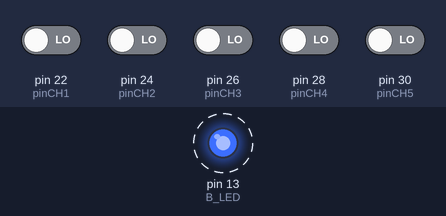
Bench run of a sketch on a simulated Arduino Mega 2560, built with avr-gcc and run on an emulated ATmega2560. Parts: output pins drawn as LEDs (lit = HIGH). Dashed ring = blinking. Inputs (shaded band) come from the test bench; at power-on: pin 22 (pinCH1), pin 24 (pinCH2), pin 26 (pinCH3), pin 28 (pinCH4), pin 30 (pinCH5) LOW. What the sketch prints to the serial monitor is not drawn.

Above: at 3.7 s.
Timing chart, 0 to 6.6 s (numbered marks = the images above):
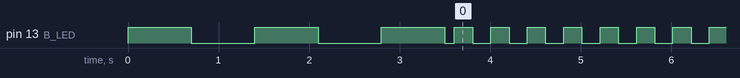

Measured:
- by itself, pin 13 (B_LED): goes LOW 0.70 s, HIGH 0.70 s, LOW 0.70 s, HIGH 0.70 s, LOW 0.11 s, 314 × (HIGH 0.20 s, LOW 0.20 s), then HIGH

The sketch:

dy_ArduinoMEGA_RCReceiver.ino
```cpp
/*
 * Module for Mobile & RC Receiver 6CH communication
 *   Created on: 28.04.2017
 *   by DubyOriginal
 *
 * ---------------------------------------------------------
 * -> Arduino MEGA ADK
 * -> FlySky Receiver 6CH
 *
 * ---------------------------------------------------------
 * source: USB mini 3.3V
 *
 * ---------------------------------------------------------
 * Programmer setup:
 *    - Tools -> Board -> Generic ESP8266 Module
 *    - CPU 80MHz, Flash 40MHz
 *    - Flash size: 4MB
 */

#include <Arduino.h>


// PINS (defined in BasicUtils)
//---------------------------------------------------------------
const int analogPin = 0;
const int B_LED = 13;
const int pinCH1 = 22;
const int pinCH2 = 24;
const int pinCH3 = 26;
const int pinCH4 = 28;
const int pinCH5 = 30;

// CONST
//---------------------------------------------------------------

// VAR
//---------------------------------------------------------------


//OTHER
//---------------------------------------------------------------
#define serial Serial

//**************************************************************************************************************************************
//**************************************************************************************************************************************
void setup() {
    serial.begin(115200);

    preparePINS();
    initialBlink();

    serial.println("");
    serial.println("++++++++++++++++++++++++++++++++++++++++++++++++++++++++++++++++++++++++++++++++++");
    serial.println("Module for Mobile & RC Receiver 6CH communication");
    delay(100);

}


//*********************************************************************************************************
void preparePINS(){
    pinMode(B_LED, OUTPUT);
    pinMode(analogPin, INPUT);   // Sets the analogPin as an Input
    pinMode(pinCH1, INPUT);
    pinMode(pinCH2, INPUT);
    pinMode(pinCH3, INPUT);
    pinMode(pinCH4, INPUT);
    pinMode(pinCH5, INPUT);
}

void initialBlink(){
    digitalWrite(B_LED, 1);
    delay(700);
    digitalWrite(B_LED, 0);
    delay(700);
    digitalWrite(B_LED, 1);
    delay(700);
    digitalWrite(B_LED, 0);
    delay(700);
    digitalWrite(B_LED, 1);
    delay(700);
    digitalWrite(B_LED, 0);
}


//**************************************************************************************************************************************
//**************************************************************************************************************************************

//**************************************************************************************************************************************
//**************************************************************************************************************************************
void listenReceiverEvent(){
  //toggle led
  digitalWrite(B_LED, !digitalRead(B_LED));

  int ch1;
  int ch2;
  int ch3;
  int ch4;
  int ch5;
  int CHANNEL[6];

  int ch1RAW = 0;
  int ch2RAW = 0;
  int ch3RAW = 0;
  int ch4RAW = 0;
  int ch5RAW = 0;

  // Read the pulse width of each channel
  ch1RAW = pulseIn(pinCH1, HIGH, 30000);
  ch2RAW = pulseIn(pinCH2, HIGH, 30000);
  ch3RAW = pulseIn(pinCH3, HIGH, 30000);
  ch4RAW = pulseIn(pinCH4, HIGH, 30000);
  ch5RAW = pulseIn(pinCH5, HIGH, 30000);

  //Serial.println("RAW CH 1:" + String(ch1RAW) + ",\t CH 2:" + String(ch2RAW) + ",\tCH 3:" + String(ch3RAW) + ",\tCH 4:" + String(ch4RAW) + ",\tCH 5:" + String(ch5RAW));

  //move = map(ch2, 1000,2000, -500, 500); //center over zero
  ch1 = map(ch1RAW, 985, 1995, 0, 1023);
  ch2 = map(ch2RAW, 985, 1995, 0, 1023);
  ch3 = map(ch3RAW, 985, 1995, 0, 1023);
  ch4 = map(ch4RAW, 985, 1995, 0, 1023);
  ch5 = map(ch5RAW, 985, 1995, 0, 1023);

  int offset = 0;
  CHANNEL[1] = ch1 - offset;
  CHANNEL[2] = ch2 - offset;
  CHANNEL[3] = ch3 - offset;
  CHANNEL[4] = ch4 - offset;
  CHANNEL[5] = ch5 - offset;

  String chStr1 = "NC";
  String chStr2 = "NC";
  String chStr3 = "NC";
  String chStr4 = "NC";
  String chStr5 = "NC";

  if (CHANNEL[1] > 0){chStr1 = String(CHANNEL[1]);}
  if (CHANNEL[2] > 0){chStr2 = String(CHANNEL[2]);}
  if (CHANNEL[3] > 0){chStr3 = String(CHANNEL[3]);}
  if (CHANNEL[4] > 0){chStr4 = String(CHANNEL[4]);}
  if (CHANNEL[5] > 0){chStr5 = String(CHANNEL[5]);}

  Serial.println("CH 1:" + chStr1 + ",\t CH 2:" + chStr2 + ",\tCH 3:" + chStr3 + ",\tCH 4:" + chStr4 + ",\tCH 5:" + chStr5);

  //encodeChannelValues(CHANNEL);

  delay(50);
}
//**************************************************************************************************************************************
//**************************************************************************************************************************************

String forwardCMD(String params){
    serial.println("FORWARD CMD: " + params);
    return "OK";
}

//encode receiver readings to CMD for drive controll
void encodeChannelValues(int channel[]){
  Serial.println("ENC -> CH 1:" + String(channel[1]) + ",\t CH 2:" + String(channel[2]) + ",\tCH 3:" + String(channel[3]) + ",\tCH 4:" + String(channel[4]) + ",\tCH 5:" + String(channel[5]));
}

//**************************************************************************************************************************************
//**************************************************************************************************************************************
void loop() {

    listenReceiverEvent();
}
```
